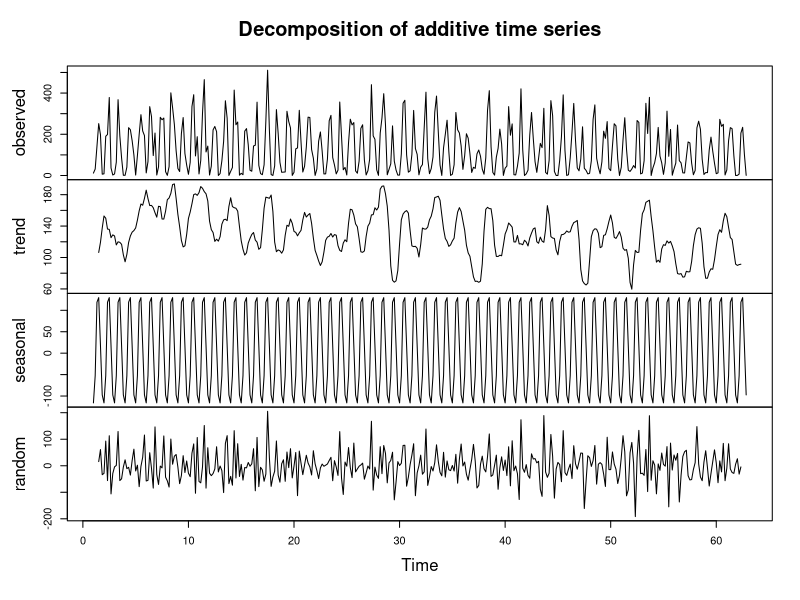
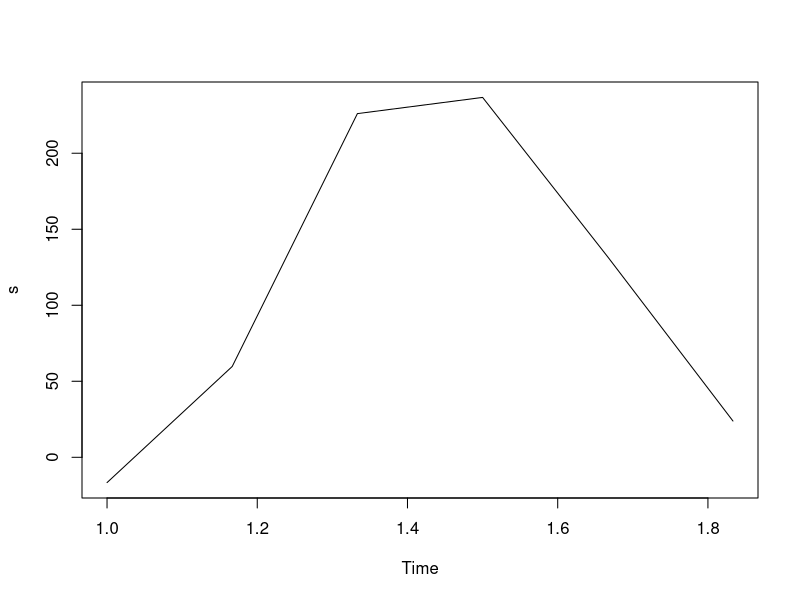
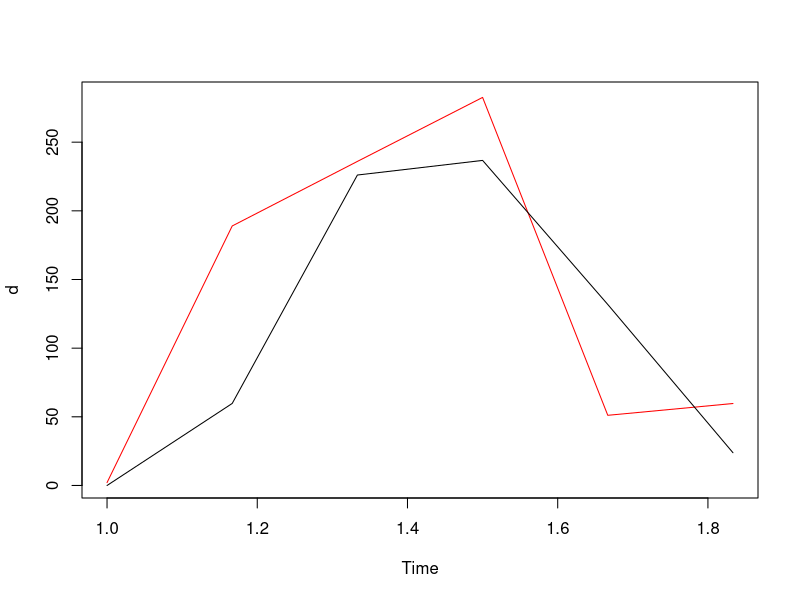

The R script that drew these images, in order:
c<-read.csv("rainfall.csv",stringsAsFactors = FALSE)
library(dplyr)
library(tseries)
library(forecast)
head(c)
c<-filter(c,SD_Name=="WEST UTTAR PRADESH")
head(c)
tail(c)
d<-filter(c,YEAR<=2013)
c<-filter(c,YEAR<=2012)
library(reshape)
str(c)
c<-select(c,YEAR,MAY:OCT)
d<-select(d,YEAR,MAY:OCT)
mel<-melt(c,c("YEAR"))
mel1<-melt(d,c("YEAR"))
head(mel)
tail(mel1)
mel<-arrange(mel,YEAR)
mel1<-arrange(mel1,YEAR)
head(mel,12)
mel<-ts(mel$value,frequency=6)
mel1<-ts(mel1$value,frequency=6)
class(mel)
class(mel1)
plot(decompose(mel))
x<-decompose(mel)$trend
x1<-decompose(mel1)$trend
y<-decompose(mel)$seasonal
z<-decompose(mel)$random
x<-na.omit(x)
x1<-na.omit(x1)
z<-na.omit(z)
#t<-na.omit(x)
#t1<-na.omit(x1)
#x<-ifelse(is.na(x),median(t),x)
#x1<-ifelse(is.na(x1),median(t1),x)
#t<-na.omit(z)
#z<-ifelse(is.na(z),median(t),z)
x<-ts(x,frequency=6)
x1<-ts(x1,frequency = 6)
y<-ts(y,frequency=6)
z<-ts(z,frequency =6)
#auto.arima(x)
model<-Arima(x,order=c(2,1,2),seasonal=list(order=c(1,0,1),period=6))
model2=auto.arima(y)
model1<-Arima(y,order=c(1,0,1))
model3=auto.arima(z)
model2<-Arima(z,order=c(2,0,2))
library(forecast)
pre<-forecast(model,h=6)
pre1<-forecast(model2,h=6)
pre2<-forecast(model3,h=6)
pre<-as.data.frame(pre)
seas<-head(y,6)
seas<-as.data.frame(seas)
pre2<-as.data.frame(pre2)
s<-seas$x+pre$`Point Forecast`+pre2$`Point Forecast`
plot(s)
#lines(x1,col='red')
d<-filter(d,YEAR==2013)
d<-melt(d,c("YEAR"))
d<-ts(d$value,frequency=6)
s<-ifelse(s>0,s,0)
plot(d,col='red')
lines(s)
